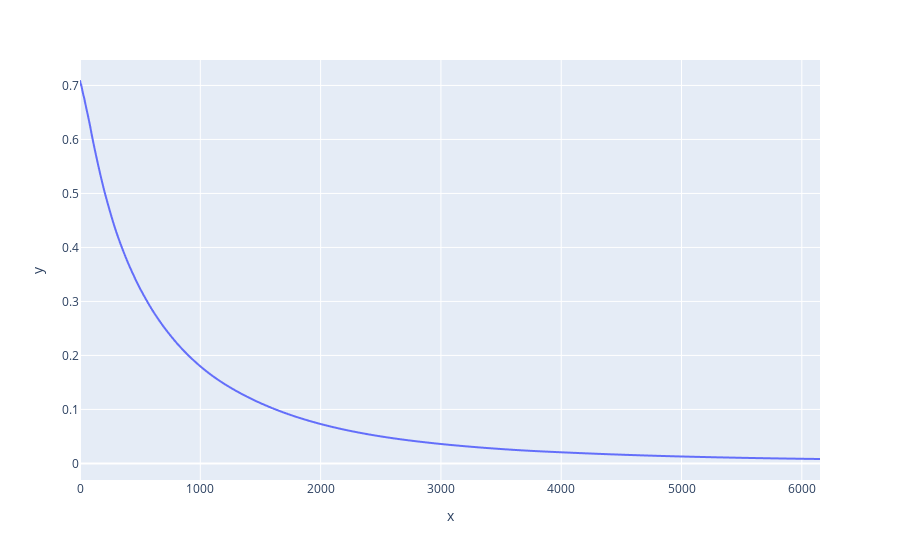

Here is the notebook cell this chart was saved with:
### Code cell
px.line(x=np.arange(len(train_losses)), y=train_losses)

### Figure 1 — Plotly figure (JSON) as saved in the notebook; plotly's stock layout.template omitted (floating-point values rounded to 4 significant figures; data arrays with more than 128 entries replaced by an {"elided": "..."} marker saying what was removed)
{"data": [{"hovertemplate": "x=%{x}<br>y=%{y}<extra></extra>", "legendgroup": "", "line": {"color": "#636efa", "dash": "solid"}, "marker": {"symbol": "circle"}, "mode": "lines", "name": "", "showlegend": false, "type": "scattergl", "x": {"elided": "6152 int values"}, "xaxis": "x", "y": {"elided": "6152 float values"}, "yaxis": "y"}], "layout": {"legend": {"tracegroupgap": 0}, "margin": {"t": 60}, "xaxis": {"anchor": "y", "domain": [0, 1], "title": {"text": "x"}}, "yaxis": {"anchor": "x", "domain": [0, 1], "title": {"text": "y"}}}}
